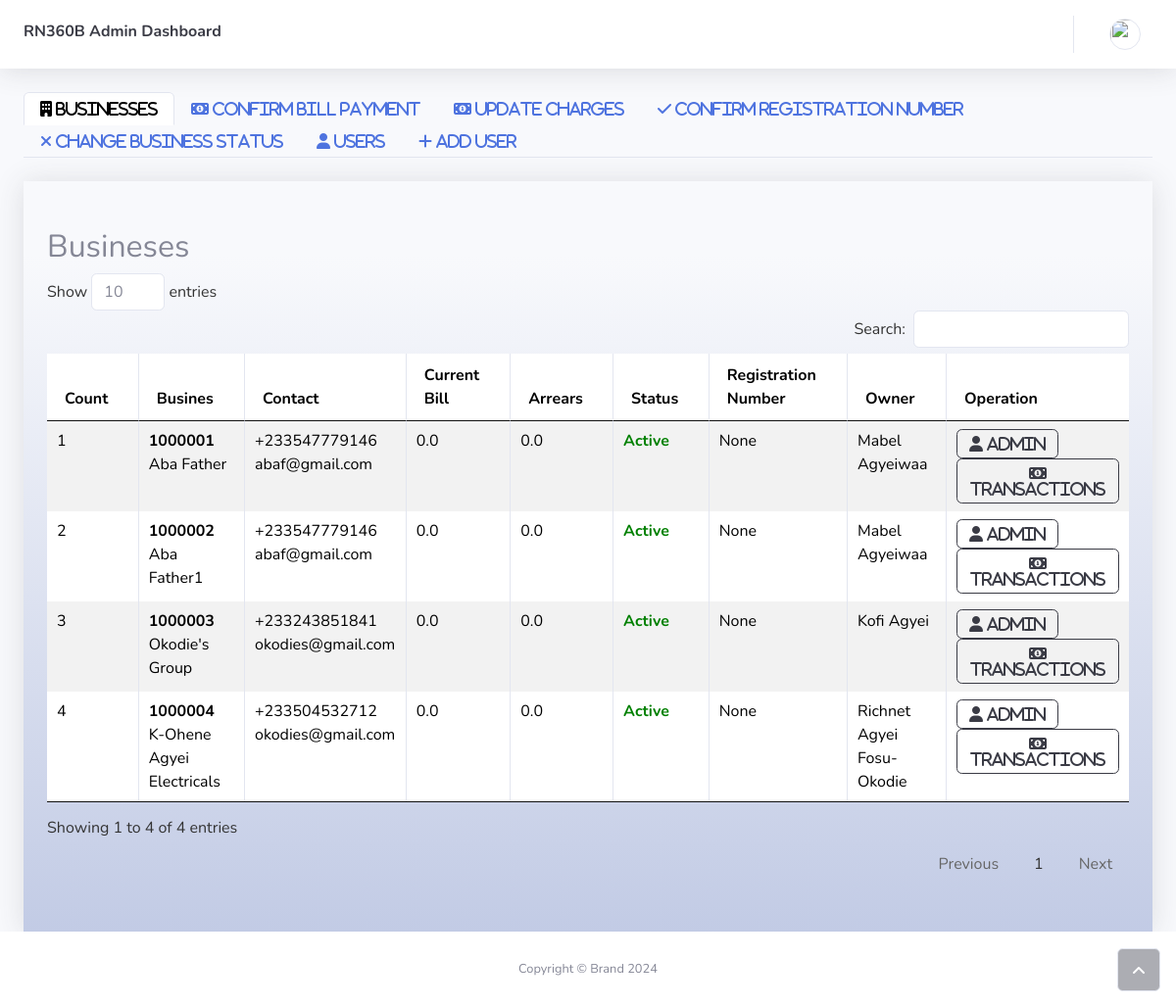
/richnet360/richnetdasshboard/, run on the app's committed database.
### businessApp/models.py (models this page shows)
class Business(models.Model):
    busID = models.CharField(max_length=50)
    busName = models.CharField(max_length=100)
    busTel = models.CharField(max_length=50)
    busEmail = models.CharField(max_length=100)
    busOwner = models.CharField(max_length=100)
    busLogo = models.ForeignKey('imageApp.Images', on_delete=models.DO_NOTHING, null=True)
    billRef = models.ForeignKey('richnet360.Bill', on_delete=models.DO_NOTHING, null=True)
    registrationNumber = models.CharField(max_length=100, null=True) # this part wll be entered and verified by RN360 only
    status = models.CharField(max_length=50, default='Inactive') # Active, Inactive, Closed
    description = models.CharField(max_length=500, default='')

### richnet360/models.py (models this page shows)
class Bill(models.Model):
    currentBill = models.FloatField(default=0.00)
    arrears = models.FloatField(default=0.00)

### richnet360/views.py (the view, shortened to what this page needs)
# urls.py: path('richnetdasshboard/', views.Richnet360.as_view(), name='richnetDashboard'),
class Richnet360(generic.View):
    def get(self, request):
        charges = {
            'Business Charge': 'Charges for running your business on RN360B',
            'Branches Charge': 'Charges for each branch of your businesss',
            'Maintenance Charge': 'Charges for system maintenance',
            'SMS Charge': 'Charges for each SMS used',
            'Training and Customer Service': 'Charges for customer service and training',
            'Online Visibility Charge': 'Charges for branch or product online visibility',
            'Images Upload Charges': 'Charges for storing product images on RN360B'
        }
        for charge, narration in charges.items():
            check = ChargesType.objects.filter(Q(product=charge))
            if not check.exists():
                db = ChargesType()
                db.product = charge
                db.narration = narration
                db.save()
        businesses = Business.objects.all()
        charges = ChargesType.objects.all().order_by('product')
        BillBusiness.chargesBaseOnPeriod(self, request)
        return render(request, 'richnet360/businesses.html', {'businesses': businesses, 'charges': charges})

### richnet360/views.py (called while the page is built, shortened)
    def chargesBaseOnPeriod(self, request):
        with transaction.atomic():
            check = CheckNextBillDate.objects.filter(Q(nextBillDate__lte=dt.datetime.now().date()) & Q(chargeRef__period__in=['Daily', 'Weekly', 'Monthly', 'Quarterly', 'Semi-Annually', 'Annually']))

### richnet360/templates/richnet360/businesses.html (shortened to what this page needs)
{% extends "dashboardApp/richnet360.html" %}
{% block richnet360 %}
<div>
    <ul class="nav nav-tabs" role="tablist">
        <li class="nav-item" role="presentation"><a class="nav-link active fa fa-building" role="tab" data-bs-toggle="tab" href="#businesses"> Businesses</a></li>
        <li class="nav-item" role="presentation"><a class="nav-link fa fa-money" role="tab" data-bs-toggle="tab" href="#confirmPayment"> Confirm Bill Payment</a></li>
        <li class="nav-item" role="presentation"><a class="nav-link fa fa-money" role="tab" data-bs-toggle="tab" href="#addCharges"> Update Charges</a></li>
        <li class="nav-item" role="presentation"><a class="nav-link fa fa-check" role="tab" data-bs-toggle="tab" href="#confirmRegister"> Confirm Registration Number</a></li>
        <li class="nav-item" role="presentation"><a class="nav-link fa fa-remove" role="tab" data-bs-toggle="tab" href="#changeStatus"> Change Business Status</a></li>
        <li class="nav-item" role="presentation"><a class="nav-link fa fa-user" role="tab" data-bs-toggle="tab" href="#addBranch"> Users</a></li>
        <li class="nav-item" role="presentation"><a class="nav-link fa fa-plus" role="tab" data-bs-toggle="tab" href="#addUser"> Add User</a></li>
    </ul>
    <br/>
    <div class="tab-content">
        <div class="tab-pane active" role="tabpanel" id="businesses">
            <div class="container-fluid bg-gradient-light py-5 shadow">
                <h2>Busineses</h2>
                <table width="100%" class="table table-striped table-bordered table-hover" id="dataTables-example">
                    <thead>
                        <tr>
                            <th>Count</th>
                            <th>Busines</th>
                            <th>Contact</th>
                            <th>Current Bill</th>
                            <th>Arrears</th>
                            <th>Status</th>
                            <th>Registration Number</th>
                            <th>Owner</th>
                            <th>Operation</th>
                        </tr>
                    </thead>
                    <tbody>
                        {% for dat in businesses %}
                            <tr class="even gradeA">
                                <td>{{ forloop.counter }}</td>
                                <td><b>{{ dat.busID }}</b><br/> {{ dat.busName }}</td>
                                <td>{{ dat.busTel }} <br/>{{ dat.busEmail }}</td>
                                <td>{{ dat.billRef.currentBill }}</td>
                                <td>{{ dat.billRef.arrears  }}</td>
                                {% if dat.status == 'Active' %}
                                    <td><b style='color:green'>{{ dat.status }}</b></td>
                                {% elif dat.status == 'Inactive' %}
                                    <td><b style='color:goldenrod'>{{ dat.status }}</b></td>
                                {% else %}
                                    <td><b style='color:red'>{{ dat.status }}</b></td>
                                {% endif %}
                                <td>{{ dat.registrationNumber }}</td>
                                <td>{{ dat.busOwner }}</td>
                                <td>
                                    <a href="{% url 'businessAdmin' dat.id %}" class="btn btn-outline-dark fa fa-user"> Admin</a>
                                    <a href="" class="btn btn-outline-dark fa fa-money"> Transactions</a>
                                </td>
                            </tr>
                        {% endfor %}
                    </tbody>
                </table>
            </div>
        </div>
        <div class="tab-pane" role="tabpanel" id="addCharges">
            <div class="container bg-gradient-light py-5 shadow">
                            {% for dat in charges %}
                                        </div>
                            {% endfor %}
            </div>
{% endblock richnet360 %}

### data on the page
Business: busID "1000001", busName "Aba Father", busTel "+233547779146", busEmail "abaf@gmail.com", billRef.currentBill "0.0", billRef.arrears "0.0", status "Active", registrationNumber "None", busOwner "Mabel Agyeiwaa"
Business: busID "1000002", busName "Aba Father1", busTel "+233547779146", busEmail "abaf@gmail.com", billRef.currentBill "0.0", billRef.arrears "0.0", status "Active", registrationNumber "None", busOwner "Mabel Agyeiwaa"
Business: busID "1000003", busName "Okodie's Group", busTel "+233243851841", busEmail "okodies@gmail.com", billRef.currentBill "0.0", billRef.arrears "0.0", status "Active", registrationNumber "None", busOwner "Kofi Agyei"
Business: busID "1000004", busName "K-Ohene Agyei Electricals", busTel "+233504532712", busEmail "okodies@gmail.com", billRef.currentBill "0.0", billRef.arrears "0.0", status "Active", registrationNumber "None", busOwner "Richnet Agyei Fosu-Okodie"
